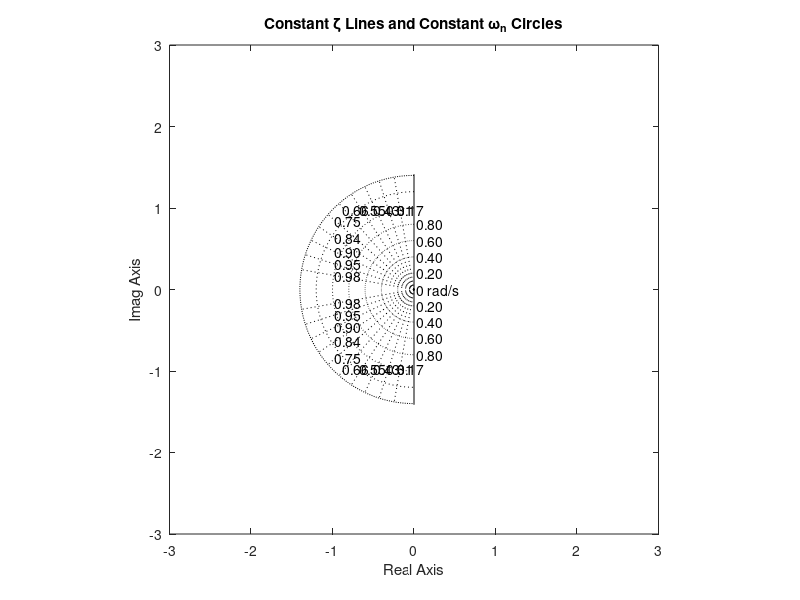

Reproduce this figure in MATLAB.
sgrid
v = [-3, 3, -3, 3];axis(v);axis('square')
title('Constant \zeta Lines and Constant \omega_n Circles')
xlabel('Real Axis')
ylabel('Imag Axis')
